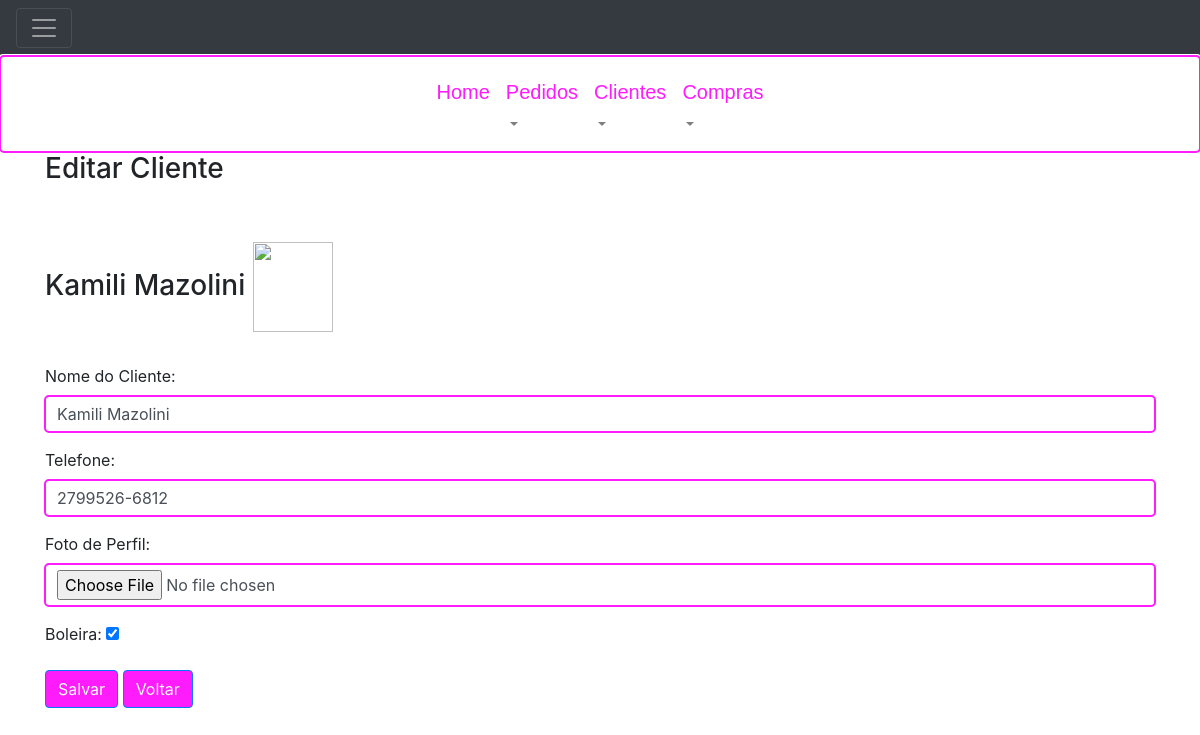
/clients/15/update/ (signed in), run on the app's committed database.
### order_control/models.py (models this page shows, shortened)
class Client (models.Model):
    createAt = models.DateTimeField(auto_now_add=True)
    name = models.CharField(max_length=255, verbose_name='Nome do Cliente')
    phone = models.CharField(max_length=15, null=True, blank=True, verbose_name='Telefone')
    picture = models.FileField(upload_to='clients/', null=True, blank=True, verbose_name='Foto de Perfil')
    balance = models.DecimalField(max_digits=8, decimal_places=2, default=0.0, verbose_name='Balanço')
    cakeMaker = models.BooleanField(default=False, verbose_name='Boleira')

### order_control/views.py (the view)
# urls.py: path('clients/<int:pk>/update/', views.ClientUpdateView.as_view(), name='client_update'),
class ClientUpdateView(LoginRequiredMixin, FormSubmittedIncontextMixin, UpdateView):
    model = Client
    form_class = ClientForm
    template_name = 'order_control/client/update.html'
    success_url = reverse_lazy('order_control:client_list', )

### order_control/form.py
class ClientForm(forms.ModelForm):
    class Meta:
        model = Client
        widgets = {
            'name': forms.TextInput(attrs={'class': 'form-control'}),
            'phone': forms.TextInput(attrs={'class': 'form-control'}),
            'picture': forms.FileInput(attrs={'class': 'form-control', 'required': False})
        }
        fields = ('name', 'phone', 'cakeMaker', 'picture')

### templates/order_control/client/update.html (shortened to what this page needs)
{% extends "layout.html" %}
{% block content %}
    <div class="container">
        <h3>Editar Cliente </h3> </br></br>
        <h3> {{ client.name }}
                                         {% if client.picture != None %}
                                            <img src="{{ MEDIA_URL}}{{ client.picture }}" width="80" height="90" >
                                          {% endif %}
        </h3>
        <form enctype="multipart/form-data" action="{% url 'order_control:client_update' client.id %}"
              method="post" {% if form_submitted %}class="was-validated" {% endif %}>
            {% include 'order_control/client/form.html' %}
            <button type="submit" class="btn btn-primary">Salvar</button>
            <a href="{% url 'order_control:client_list' %}"> <div class="btn btn-primary">Voltar</div></a>
        </form>
    </div>
{% endblock %}

### templates/order_control/client/form.html (shortened to what this page needs)
<div class="form-group">
    {{ form.name.label_tag }}
    {{ form.name }}
</div>
<div class="form-group">
    {{ form.phone.label_tag }}
    {{ form.phone }}
</div>
<div class="form-group">
    {{ form.picture.label_tag }}
    {{ form.picture }}
</div>
<div class="form-group">
    {{ form.cakeMaker.label_tag }}
    {{ form.cakeMaker }}
</div>

### static/order_control/css/style.css (style rules this page uses)
.btn-primary, .btn-primary:hover, .btn-primary:active, .btn-primary:visited { background-color: #fe1bfcff !important; }
.form-control, .form-control:focus { box-shadow: 0 0 0 0 rgba(255, 255, 255, 0); border: rgba(255, 255, 255, 0); outline: #fe1bfcff auto 5px ; }

### data on the page
Client: name "Kamili Mazolini", phone "2799526-6812", cakeMaker "☑"
